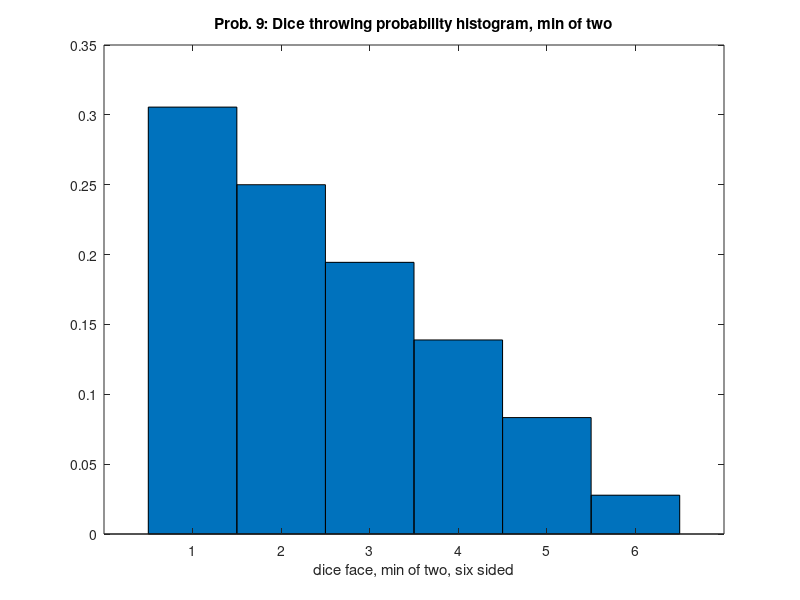
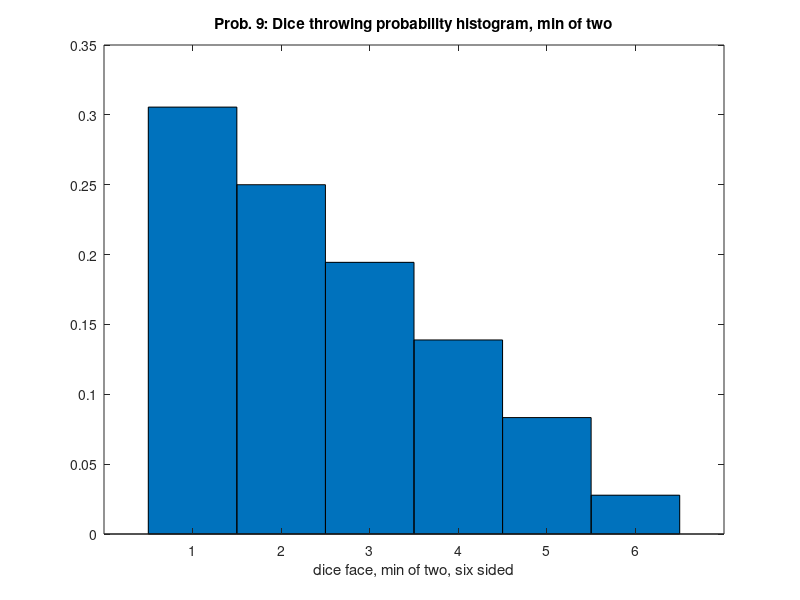

Here is the MATLAB script that generated these plots, in order:
% Problem 9: throw two dice. r.v. X is min of dice face
Px = @(x) (13 - 2*x)/36;
printf('(a) p.m.f.: P(X=x) = (13 - 2*x)/36\n');
X = 1:6;
P = arrayfun(Px, X);
%!test assert(sum(p) == 1)
bar(X, P, 1);  % (b) draw probability histogram
title('Prob. 9: Dice throwing probability histogram, min of two');
xlabel('dice face, min of two, six sided');
ux = X * P';
sx2 = arrayfun(@(x) x^2, X) * P';
varx = sx2 - ux^2;
varx_ = arrayfun(@(x) (x - ux)^2, X) * P'; % alternative way to calculate varx
%!test assert(varx == varx_)
printf('(b) ux: %f (i.e. 301/36)\n(c) varx: %f (i.e. 2555/1296)\n', ux, varx);
if (OCTAVE_VERSION)
	print -dpng 9.png; print -dsvg 9.svg;
endif
